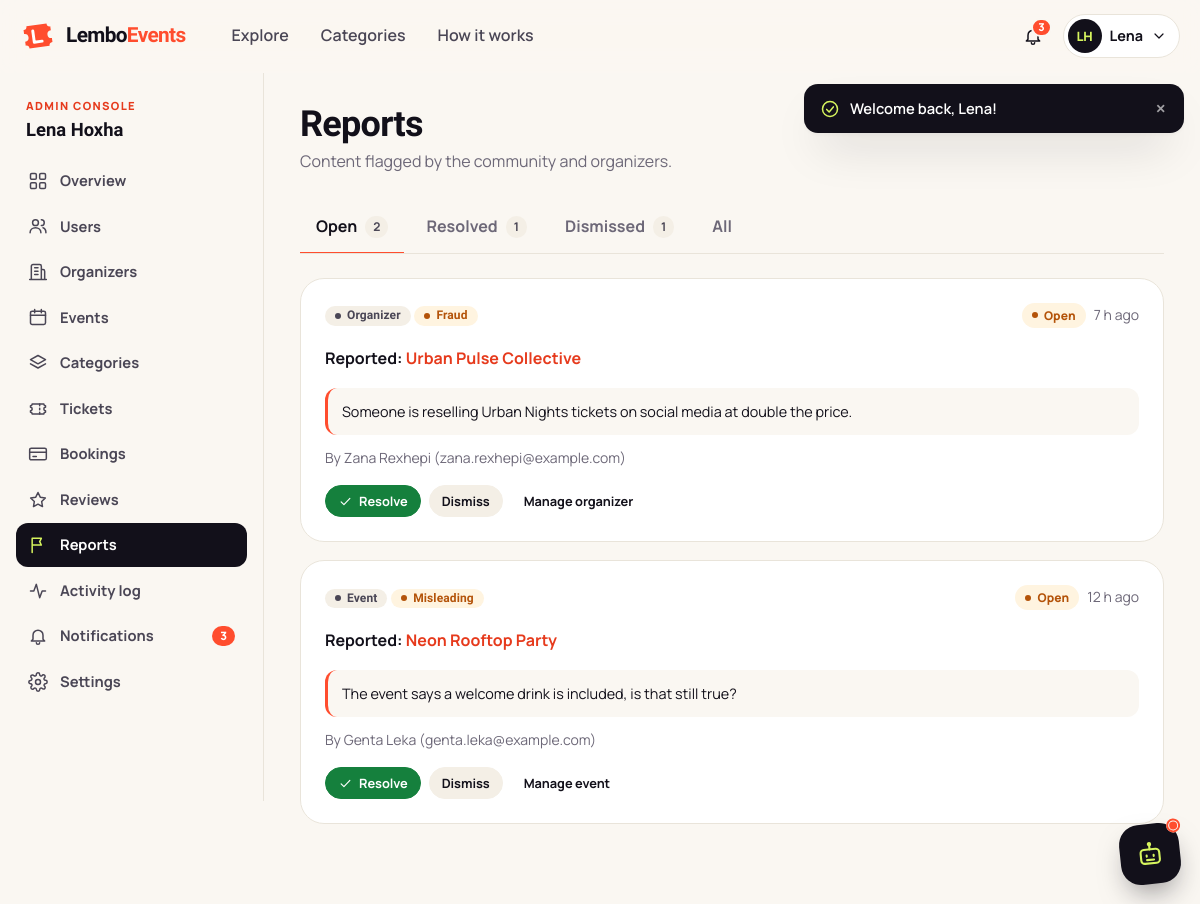
Screenshot of /admin/reports.php (signed in) with the database file from the repository.
### tables this page shows
CREATE TABLE users (
    id              INT UNSIGNED AUTO_INCREMENT PRIMARY KEY,
    role            ENUM('attendee','organizer','admin') NOT NULL DEFAULT 'attendee',
    first_name      VARCHAR(60)  NOT NULL,
    last_name       VARCHAR(60)  NOT NULL,
    email           VARCHAR(190) NOT NULL,
    password_hash   VARCHAR(255) NOT NULL,
    phone           VARCHAR(30)  NULL,
    city            VARCHAR(80)  NULL,
    avatar          VARCHAR(255) NULL,
    status          ENUM('active','suspended') NOT NULL DEFAULT 'active',
    suspended_reason VARCHAR(255) NULL,
    last_login_at   DATETIME NULL,
    created_at      DATETIME NOT NULL DEFAULT CURRENT_TIMESTAMP,
    updated_at      DATETIME NOT NULL DEFAULT CURRENT_TIMESTAMP ON UPDATE CURRENT_TIMESTAMP,
    UNIQUE KEY uq_users_email (email),
    KEY idx_users_role_status (role, status)
);

CREATE TABLE reports (
    id           INT UNSIGNED AUTO_INCREMENT PRIMARY KEY,
    reporter_id  INT UNSIGNED NULL,
    target_type  ENUM('event','review','organizer') NOT NULL,
    target_id    INT UNSIGNED NOT NULL,
    reason       ENUM('spam','inappropriate','fraud','misleading','other') NOT NULL,
    details      VARCHAR(1000) NULL,
    status       ENUM('open','resolved','dismissed') NOT NULL DEFAULT 'open',
    admin_note   VARCHAR(255) NULL,
    resolved_by  INT UNSIGNED NULL,
    resolved_at  DATETIME NULL,
    created_at   DATETIME NOT NULL DEFAULT CURRENT_TIMESTAMP,
    updated_at   DATETIME NOT NULL DEFAULT CURRENT_TIMESTAMP ON UPDATE CURRENT_TIMESTAMP,
    KEY idx_reports_status (status),
    KEY idx_reports_target (target_type, target_id),
    CONSTRAINT fk_reports_reporter FOREIGN KEY (reporter_id) REFERENCES users(id) ON DELETE SET NULL,
    CONSTRAINT fk_reports_resolver FOREIGN KEY (resolved_by) REFERENCES users(id) ON DELETE SET NULL
);

### admin/reports.php (the view, shortened to what the rows shown need)
<?php
$admin = require_role('admin');
$status = in_array($_GET['status'] ?? 'open', ['open', 'resolved', 'dismissed', 'all'], true) ? ($_GET['status'] ?? 'open') : 'open';
$reports = db_all(
    "SELECT p.*, u.first_name, u.last_name, u.email,
            CASE p.target_type
                WHEN 'event' THEN (SELECT title FROM events WHERE id = p.target_id)
                WHEN 'review' THEN (SELECT CONCAT(rating, '★ — ', LEFT(comment, 140)) FROM reviews WHERE id = p.target_id)
                WHEN 'organizer' THEN (SELECT organization_name FROM organizer_profiles WHERE id = p.target_id)
            END AS target_label,
            CASE p.target_type
                WHEN 'event' THEN (SELECT slug FROM events WHERE id = p.target_id)
                WHEN 'review' THEN (SELECT e.slug FROM reviews r JOIN events e ON e.id = r.event_id WHERE r.id = p.target_id)
                WHEN 'organizer' THEN (SELECT slug FROM organizer_profiles WHERE id = p.target_id)
            END AS target_slug
       FROM reports p LEFT JOIN users u ON u.id = p.reporter_id
      " . ($status === 'all' ? '' : 'WHERE p.status = ?') . " ORDER BY p.created_at DESC LIMIT 100", $status === 'all' ? [] : [$status]);
$layout = 'dashboard';
$dashActive = 'reports';
require __DIR__ . '/../includes/header.php';
?>
<div class="dash-head"><div><h1>Reports</h1><p>Content flagged by the community and organizers.</p></div></div>
<?php if ($reports): ?>
    <div class="form-grid">
        <?php foreach ($reports as $p):
            $link = $p['target_type'] === 'organizer' ? 'organizer.php?slug=' . $p['target_slug'] : 'event.php?slug=' . $p['target_slug'] . ($p['target_type'] === 'review' ? '#reviews' : ''); ?>
            <article class="card">
                <div class="card-head">
                    <h2 style="font-size:1rem"><span class="badge badge-neutral"><?= e(ucfirst($p['target_type'])) ?></span> <span class="badge badge-warning"><?= e(ucfirst($p['reason'])) ?></span></h2>
                    <div class="flex gap-1 items-center"><?= status_badge($p['status']) ?><span class="small muted"><?= e(time_ago($p['created_at'])) ?></span></div>
                </div>
                <p class="mb-2"><strong>Reported:</strong> <?php if ($p['target_slug']): ?><a class="link" href="<?= e(url($link)) ?>"><?= e((string) $p['target_label']) ?></a><?php else: ?><span class="muted">Content no longer exists</span><?php endif; ?></p>
                <?php if ($p['details']): ?><blockquote class="org-reply mb-2" style="margin:0 0 12px"><?= nl2br(e($p['details'])) ?></blockquote><?php endif; ?>
                <p class="small muted mb-0">By <?= $p['first_name'] ? e($p['first_name'] . ' ' . $p['last_name'] . ' (' . $p['email'] . ')') : 'deleted user' ?><?= $p['admin_note'] ? ' · Note: ' . e($p['admin_note']) : '' ?></p>
                <?php if ($p['status'] === 'open'): ?>
                    <div class="flex gap-1 wrap mt-2">
                        <button type="button" class="btn btn-success btn-xs" data-modal-open="resolveReportModal" data-report="<?= (int) $p['id'] ?>" data-action="resolve" data-can-hide="<?= $p['target_type'] === 'review' ? '1' : '0' ?>"><?= icon('check') ?> Resolve</button>
                        <button type="button" class="btn btn-soft btn-xs" data-modal-open="resolveReportModal" data-report="<?= (int) $p['id'] ?>" data-action="dismiss">Dismiss</button>
                        <?php if ($p['target_type'] === 'event'): ?><a class="btn btn-ghost btn-xs" href="<?= e(url('admin/events.php?q=' . rawurlencode((string) $p['target_label']))) ?>">Manage event</a><?php endif; ?>
                        <?php if ($p['target_type'] === 'organizer'): ?><a class="btn btn-ghost btn-xs" href="<?= e(url('admin/organizers.php?q=' . rawurlencode((string) $p['target_label']))) ?>">Manage organizer</a><?php endif; ?>
                    </div>
                <?php endif; ?>
            </article>
        <?php endforeach; ?>
    </div>
<?php else: ?>
    <div class="empty-state"><div class="empty-icon"><?= icon('flag') ?></div><h3>No <?= $status === 'all' ? '' : e($status) ?> reports</h3><p>Nothing needs your attention right now.</p></div>
<?php endif; ?>
<?php
require __DIR__ . '/../includes/footer.php';

### includes/header.php (shortened to what the rows shown need)
<?php
$user = current_user();
$bodyClass ??= '';
$layout ??= 'public';
$unread = $user ? unread_notifications((int) $user['id']) : 0;
?><!doctype html>
<html lang="en">
<head>
    <link rel="stylesheet" href="<?= e(asset('css/app.css')) ?>">
    <?php if ($layout === 'dashboard'): ?><link rel="stylesheet" href="<?= e(asset('css/dashboard.css')) ?>"><?php endif; ?>
    <link rel="stylesheet" href="<?= e(asset('css/chatbot.css')) ?>">
</head>
<body class="<?= e(trim($bodyClass . ' layout-' . $layout)) ?>">
<header class="site-header" id="siteHeader">
    <div class="container nav-inner">
        <div class="nav-actions">
            <?php if ($user): ?>
                <div class="dropdown" data-dropdown>
                    <button class="icon-btn notif-btn" type="button" aria-label="Notifications" aria-haspopup="true" aria-expanded="false" data-dropdown-toggle data-notif-toggle>
                        <?= icon('bell') ?>
                        <span class="notif-count<?= $unread ? '' : ' is-hidden' ?>" data-notif-count><?= $unread > 99 ? '99+' : (int) $unread ?></span>
                    </button>
                </div>
                <div class="dropdown user-dropdown" data-dropdown>
                    <button class="avatar-btn" type="button" aria-haspopup="true" aria-expanded="false" data-dropdown-toggle aria-label="Account menu">
                        <?php if ($user['avatar']): ?>
                            <img src="<?= e(image_url($user['avatar'])) ?>" alt="" width="36" height="36">
                        <?php else: ?>
                            <span class="avatar-initials"><?= e(initials($user['name'])) ?></span>
                        <?php endif; ?>
                        <span class="avatar-name"><?= e($user['first_name']) ?></span>
                        <?= icon('chevron-down', 'icon-sm') ?>
                    </button>
                </div>
            <?php else: ?>
                <a class="btn btn-ghost btn-sm hide-sm" href="<?= e(url('login.php')) ?>">Log in</a>
                <a class="btn btn-primary btn-sm hide-sm" href="<?= e(url('register.php')) ?>">Sign up</a>
            <?php endif; ?>
        </div>
    </div>
</header>
<?php if ($layout === 'dashboard'): ?>
    <?php require __DIR__ . '/partials/dashboard_nav.php'; ?>
<?php else: ?>
<main id="main" class="site-main">
<?php endif; ?>

### includes/icons.php (shortened to what the rows shown need)
<?php
function icon(string $name, string $class = ''): string
{
    $p = $paths[$name] ?? $paths['spark'];
    $cls = 'icon' . ($class !== '' ? ' ' . $class : '');
    return '<svg class="' . $cls . '" viewBox="0 0 24 24" fill="none" stroke="currentColor" stroke-width="1.8" stroke-linecap="round" stroke-linejoin="round" aria-hidden="true" focusable="false">' . $p . '</svg>';
}

### includes/partials/dashboard_nav.php (shortened to what the rows shown need)
<?php
$dashActive ??= '';
$role = $user['role'] ?? 'attendee';
$navItems = match ($role) {
    'admin' => [
        ['dashboard', 'admin/dashboard.php', 'grid', 'Overview'],
        ['users', 'admin/users.php', 'users', 'Users'],
        ['organizers', 'admin/organizers.php', 'building', 'Organizers'],
        ['events', 'admin/events.php', 'calendar', 'Events'],
        ['categories', 'admin/categories.php', 'layers', 'Categories'],
        ['tickets', 'admin/tickets.php', 'ticket', 'Tickets'],
        ['bookings', 'admin/bookings.php', 'card', 'Bookings'],
        ['reviews', 'admin/reviews.php', 'star', 'Reviews'],
        ['reports', 'admin/reports.php', 'flag', 'Reports'],
        ['activity', 'admin/activity.php', 'activity', 'Activity log'],
        ['notifications', 'admin/notifications.php', 'bell', 'Notifications'],
        ['profile', 'admin/profile.php', 'settings', 'Settings'],
    ],
    'organizer' => [
        ['dashboard', 'organizer/dashboard.php', 'grid', 'Overview'],
        ['events', 'organizer/events.php', 'calendar', 'Events'],
        ['tickets', 'organizer/tickets.php', 'ticket', 'Ticket types'],
        ['attendees', 'organizer/attendees.php', 'users', 'Attendees'],
        ['check-in', 'organizer/check-in.php', 'scan', 'Check-in'],
        ['analytics', 'organizer/analytics.php', 'chart', 'Analytics'],
        ['reviews', 'organizer/reviews.php', 'star', 'Reviews'],
        ['notifications', 'organizer/notifications.php', 'bell', 'Notifications'],
        ['profile', 'organizer/profile.php', 'settings', 'Organization'],
    ],
    default => [
        ['dashboard', 'attendee/dashboard.php', 'grid', 'Overview'],
        ['tickets', 'attendee/tickets.php', 'ticket', 'My tickets'],
        ['bookings', 'attendee/bookings.php', 'calendar', 'My events'],
        ['favorites', 'attendee/favorites.php', 'heart', 'Favorites'],
        ['notifications', 'attendee/notifications.php', 'bell', 'Notifications'],
        ['profile', 'attendee/profile.php', 'settings', 'Profile'],
    ],
};
$sideTitle = match ($role) { 'admin' => 'Admin console', 'organizer' => 'Organizer studio', default => 'My LemboEvents' };
$org = $role === 'organizer' ? current_organizer() : null;
?>
<div class="dash">
    <aside class="dash-side" aria-label="Dashboard navigation">
        <div class="dash-side-head">
            <span class="dash-eyebrow"><?= e($sideTitle) ?></span>
            <strong><?= e($org['organization_name'] ?? $user['name']) ?></strong>
        </div>
        <nav class="dash-nav">
            <?php foreach ($navItems as [$key, $href, $ic, $label]): ?>
                <a href="<?= e(url($href)) ?>" class="<?= $dashActive === $key ? 'active' : '' ?>"<?= $dashActive === $key ? ' aria-current="page"' : '' ?>>
                    <?= icon($ic) ?><span><?= e($label) ?></span>
                    <?php if ($key === 'notifications' && !empty($unread)): ?><span class="count-pill"><?= (int) $unread ?></span><?php endif; ?>
                </a>
            <?php endforeach; ?>
        </nav>
    </aside>
    <main id="main" class="dash-main">
        <div class="dash-content">

### includes/functions.php (shortened to what the rows shown need)
<?php
function e($value): string
{
    return htmlspecialchars((string) ($value ?? ''), ENT_QUOTES | ENT_SUBSTITUTE, 'UTF-8');
}
function url(string $path = ''): string
{
    return BASE_URL . '/' . ltrim($path, '/');
}
function asset(string $path): string
{
    $file = ROOT_PATH . '/assets/' . ltrim($path, '/');
    $v = is_file($file) ? filemtime($file) : 1;
    return url('assets/' . ltrim($path, '/')) . '?v=' . $v;
}
function time_ago(?string $dt): string
{
    $diff = time() - strtotime($dt);
    if ($diff < 86400) return floor($diff / 3600) . ' h ago';
    return date('M j, Y', strtotime($dt));
}
function initials(string $name): string
{
    $parts = preg_split('/\s+/', trim($name)) ?: [];
    $s = '';
    foreach (array_slice($parts, 0, 2) as $p) {
        $s .= mb_strtoupper(mb_substr($p, 0, 1));
    }
    return $s ?: '?';
}
function status_badge(string $status): string
{
    $map = [
        'published' => 'success', 'approved' => 'success', 'confirmed' => 'success', 'active' => 'success', 'valid' => 'success', 'visible' => 'success', 'resolved' => 'success',
        'pending' => 'warning', 'draft' => 'neutral', 'open' => 'warning', 'checked_in' => 'info',
        'rejected' => 'danger', 'cancelled' => 'danger', 'suspended' => 'danger', 'refunded' => 'neutral', 'hidden' => 'neutral', 'dismissed' => 'neutral',
    ];
    $label = ucwords(str_replace('_', ' ', $status));
    return '<span class="badge badge-' . ($map[$status] ?? 'neutral') . '">' . e($label) . '</span>';
}
function unread_notifications(int $userId): int
{
    return (int) db_value('SELECT COUNT(*) FROM notifications WHERE user_id = ? AND is_read = 0', [$userId]);
}

### rows the page displays
users: first_name "Lena", role "ADMIN CONSOLE"
reports: target_type "Organizer", reason "Fraud", status "Open", created_at "7 h ago", target_label "Urban Pulse Collective", details "Someone is reselling Urban Nights tickets on social media at double the price.", reporter.email "Zana Rexhepi (zana.rexhepi@example.com)"
reports: target_type "Event", reason "Misleading", status "Open", created_at "12 h ago", target_label "Neon Rooftop Party", details "The event says a welcome drink is included, is that still true?", reporter.email "Genta Leka (genta.leka@example.com)"

### other values shown
$unread "3"
initials($user['name']) "LH"
$f['message'] "Welcome back, Lena!"
$org['organization_name'] "Lena Hoxha"
$label "Overview"
$label "Users"
$label "Organizers"
$label "Events"
$label "Categories"
$label "Tickets"
$label "Bookings"
$label "Reviews"
$label "Reports"
$label "Activity log"
$label "Notifications"
